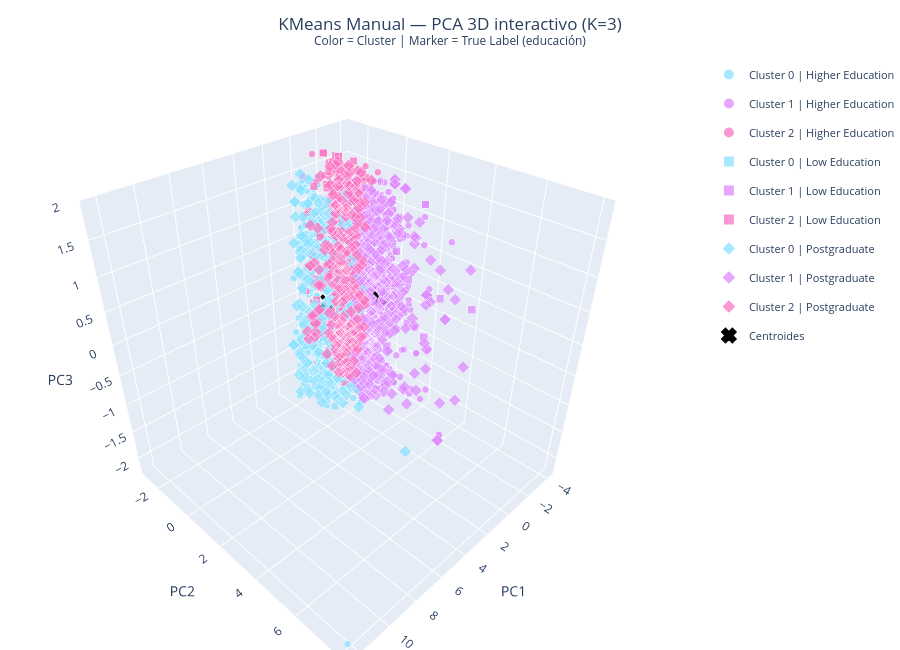

Notebook source saved alongside this figure:
### Markdown cell above
En las gráficas 2D se puede observar cómo los clusters (colores) no coinciden perfectamente con los true labels (markers). Esto es esperado: K-Means agrupa por similitud en las features numéricas (ingreso, gasto, edad…), mientras que los true labels reflejan el nivel educativo. La mezcla de markers dentro de un mismo color revela qué tan bien o mal el modelo captura la segmentación real por educación.  

Finalmente, se muestran las mismas gráficas pero para las 3 dimensiones. A continuación se visualiza el PCA para el modelo Manual de KMeans. Para visualizar en 3D se hace uso de las librerías `mpl_toolkids.mplot3d` y  `plotly` para poder tener una visualización más interactiva.

### Code cell
# Mapeo de markers Plotly por true label
plotly_symbols = {
    'Higher Education': 'circle',
    'Low Education'   : 'square',
    'Postgraduate'    : 'diamond'
}

cluster_colors_plotly =  ['#8ce2ff', '#de8cff', '#fa75c3']
cluster_names = ['Cluster 0', 'Cluster 1', 'Cluster 2']

fig = go.Figure()

for tl_name, symbol in plotly_symbols.items():
    tl_mask = true_label_names == tl_name
    for cluster_id in range(K_opt):
        cl_mask = labels_manual == cluster_id
        mask = tl_mask & cl_mask
        if mask.sum() == 0:
            continue
        fig.add_trace(go.Scatter3d(
            x=X_pca_3d[mask, 0],
            y=X_pca_3d[mask, 1],
            z=X_pca_3d[mask, 2],
            mode='markers',
            marker=dict(
                size=4,
                color=cluster_colors_plotly[cluster_id],
                symbol=symbol,
                opacity=0.75,
                line=dict(width=0.3, color='white')
            ),
            name=f'Cluster {cluster_id} | {tl_name}',
            legendgroup=f'{cluster_id}_{tl_name}'
        ))

# Centroides
centroids_3d = pca_3d.transform(np.array(kmeans_manual.centroids))
fig.add_trace(go.Scatter3d(
    x=centroids_3d[:, 0],
    y=centroids_3d[:, 1],
    z=centroids_3d[:, 2],
    mode='markers',
    marker=dict(size=5, color='black', symbol='x', line=dict(width=2, color='black')),
    name='Centroides'
))

fig.update_layout(
    title=dict(text=f'KMeans Manual — PCA 3D interactivo (K={K_opt})<br>'
                    '<sup>Color = Cluster | Marker = True Label (educación)</sup>',
               x=0.5),
    scene=dict(
        xaxis_title='PC1',
        yaxis_title='PC2',
        zaxis_title='PC3'
    ),
    legend=dict(itemsizing='constant', font=dict(size=11)),
    margin=dict(l=0, r=0, b=0, t=60),
    height=650
)

fig.show()

### Figure 1 — Plotly figure (JSON) as saved in the notebook; plotly's stock layout.template omitted (floating-point values rounded to 4 significant figures; data arrays with more than 128 entries replaced by an {"elided": "..."} marker saying what was removed)
{"data": [{"legendgroup": "0_Higher Education", "marker": {"color": "#8ce2ff", "line": {"color": "white", "width": 0.3}, "opacity": 0.75, "size": 4, "symbol": "circle"}, "mode": "markers", "name": "Cluster 0 | Higher Education", "type": "scatter3d", "x": {"elided": "363 float values"}, "y": {"elided": "363 float values"}, "z": {"elided": "363 float values"}}, {"legendgroup": "1_Higher Education", "marker": {"color": "#de8cff", "line": {"color": "white", "width": 0.3}, "opacity": 0.75, "size": 4, "symbol": "circle"}, "mode": "markers", "name": "Cluster 1 | Higher Education", "type": "scatter3d", "x": {"elided": "337 float values"}, "y": {"elided": "337 float values"}, "z": {"elided": "337 float values"}}, {"legendgroup": "2_Higher Education", "marker": {"color": "#fa75c3", "line": {"color": "white", "width": 0.3}, "opacity": 0.75, "size": 4, "symbol": "circle"}, "mode": "markers", "name": "Cluster 2 | Higher Education", "type": "scatter3d", "x": {"elided": "403 float values"}, "y": {"elided": "403 float values"}, "z": {"elided": "403 float values"}}, {"legendgroup": "0_Low Education", "marker": {"color": "#8ce2ff", "line": {"color": "white", "width": 0.3}, "opacity": 0.75, "size": 4, "symbol": "square"}, "mode": "markers", "name": "Cluster 0 | Low Education", "type": "scatter3d", "x": [1.535, 1.931, 1.132, 1.931, 1.825, 0.5257, 3.128, 1.765, 1.782, 2.216, 1.823, 1.449, 0.534, 1.767, 2.031, 1.496, 2.831, 1.889, 2.684, 0.6979, 2.117, 2.058, 2.058, 1.511, 1.887, 1.801, 1.683, 2.446, 1.268, 1.327, 1.341, 2.12, 1.02, 0.6961, 1.465, 1.765, 0.8086, 1.782, 0.7003, 2.341, 0.8086, 1.21, 3.102, 2.598, 0.7187, 2.084, 2.233, 2.454, 1.748, 2.831], "y": [-0.2061, 0.4763, -0.04687, 0.4763, 0.5865, 0.3827, 0.2234, -1.079, 0.2272, 0.07908, 0.1331, -1.121, 0.5561, 0.8325, -0.018, -1.427, 0.4859, -1.433, -0.7162, -0.1387, -0.5805, -0.1453, -0.1453, -1.313, -1.179, 0.2979, 0.2062, 0.5063, -0.4373, 0.0867, -0.8941, -0.3147, 0.03098, 0.5303, -0.3632, -1.079, -0.6188, 0.2272, 0.4218, 0.2566, -0.6188, -0.7938, -0.2954, 0.02484, 0.2001, -1.188, 0.6668, 0.8072, -0.4716, 0.4859], "z": [-1.044, -0.1867, 1.292, -0.1867, -1.648, -0.1508, -0.205, 1.052, 0.1752, -1.05, -1.669, -0.662, -1.16, 0.03721, -1.624, -0.72, -0.4071, -1.479, 0.1604, -0.6323, 0.5666, -0.2607, -0.2607, 0.8001, -1.619, -0.2283, 1.203, 0.7964, 1.438, -0.4073, -1.015, 1.525, 0.002956, -0.6413, -0.5322, 1.052, -0.7309, 0.1752, -0.3836, 1.361, -0.7309, 1.238, -0.6602, -0.5754, 0.2478, -1.502, -1.714, 0.4575, 0.9994, -0.4071]}, {"legendgroup": "1_Low Education", "marker": {"color": "#de8cff", "line": {"color": "white", "width": 0.3}, "opacity": 0.75, "size": 4, "symbol": "square"}, "mode": "markers", "name": "Cluster 1 | Low Education", "type": "scatter3d", "x": [-0.8204, -1.63, -2.853, -0.5895, -1.88, -2.853, -1.84, -1.701, -0.5156, -0.4727, -0.113, -1.432, 0.09628, -2.053, 0.09628, -1.173, -1.667, -0.328, -0.6198, -0.01342, -1.158, -0.9814, 0.5787, 0.6671, -0.5332, -2.323, 0.5403, 0.3315, -1.303, 0.3922, 0.02869, -1.145, -1.237, -1.412, 0.1738, -1.972, -0.2583, -1.471, -0.5185, 0.1718, -1.482, 0.3315, -1.173, -0.01456, -1.706, -0.7512], "y": [0.2326, 0.1539, 1.989, 0.1154, -0.1294, 1.989, 1.309, 4.974, 0.1698, 0.2233, 0.701, 0.5196, 0.9672, 0.3305, 0.9672, 0.5945, 0.1528, 0.389, 3.493, 0.7123, 0.303, 0.7689, 1.492, 2.531, 0.4663, 1.293, 0.7124, 0.6761, 0.2632, 1.816, 0.1869, 0.7871, 1.64, 0.6829, 0.6111, 0.1923, 0.9959, 2.143, 0.9196, 0.6778, 3.669, 0.6761, 0.5945, 1.304, 1.372, 1.62], "z": [0.7865, 1.284, 1.352, -0.7736, -1.565, 1.352, 1.004, 0.3022, 1.285, 1.011, 0.01765, 1.327, -1.382, -1.367, -1.382, 0.8859, -0.5261, -0.6385, -0.266, -0.7452, 0.2551, -0.9517, 0.0005076, -0.2042, 1.588, 0.858, -1.542, -0.3724, 1.22, -1.395, -1.282, 1.369, 0.749, 0.3928, -0.3811, 1.157, 1.189, 0.355, -1.015, 0.5916, 0.2849, -0.3724, 0.8859, 1.171, 0.1582, -0.7821]}, {"legendgroup": "2_Low Education", "marker": {"color": "#fa75c3", "line": {"color": "white", "width": 0.3}, "opacity": 0.75, "size": 4, "symbol": "square"}, "mode": "markers", "name": "Cluster 2 | Low Education", "type": "scatter3d", "x": {"elided": "150 float values"}, "y": {"elided": "150 float values"}, "z": {"elided": "150 float values"}}, {"legendgroup": "0_Postgraduate", "marker": {"color": "#8ce2ff", "line": {"color": "white", "width": 0.3}, "opacity": 0.75, "size": 4, "symbol": "diamond"}, "mode": "markers", "name": "Cluster 0 | Postgraduate", "type": "scatter3d", "x": {"elided": "272 float values"}, "y": {"elided": "272 float values"}, "z": {"elided": "272 float values"}}, {"legendgroup": "1_Postgraduate", "marker": {"color": "#de8cff", "line": {"color": "white", "width": 0.3}, "opacity": 0.75, "size": 4, "symbol": "diamond"}, "mode": "markers", "name": "Cluster 1 | Postgraduate", "type": "scatter3d", "x": {"elided": "312 float values"}, "y": {"elided": "312 float values"}, "z": {"elided": "312 float values"}}, {"legendgroup": "2_Postgraduate", "marker": {"color": "#fa75c3", "line": {"color": "white", "width": 0.3}, "opacity": 0.75, "size": 4, "symbol": "diamond"}, "mode": "markers", "name": "Cluster 2 | Postgraduate", "type": "scatter3d", "x": {"elided": "246 float values"}, "y": {"elided": "246 float values"}, "z": {"elided": "246 float values"}}, {"marker": {"color": "black", "line": {"color": "black", "width": 2}, "size": 5, "symbol": "x"}, "mode": "markers", "name": "Centroides", "type": "scatter3d", "x": [1.799, -0.8599, -0.7941], "y": [0.02343, 1.072, -0.953], "z": [0.006507, -0.04328, 0.03207]}], "layout": {"height": 650, "legend": {"font": {"size": 11}, "itemsizing": "constant"}, "margin": {"b": 0, "l": 0, "r": 0, "t": 60}, "scene": {"xaxis": {"title": {"text": "PC1"}}, "yaxis": {"title": {"text": "PC2"}}, "zaxis": {"title": {"text": "PC3"}}}, "title": {"text": "KMeans Manual — PCA 3D interactivo (K=3)<br><sup>Color = Cluster | Marker = True Label (educación)</sup>", "x": 0.5}}}
